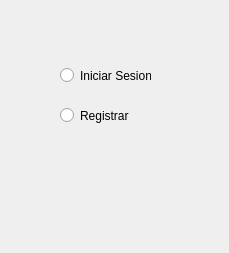
<?xml version="1.0" encoding="UTF-8"?>
<ui version="4.0">
 <class>unJugador</class>
 <widget class="QWidget" name="unJugador">
  <property name="geometry">
   <rect>
    <x>0</x>
    <y>0</y>
    <width>229</width>
    <height>253</height>
   </rect>
  </property>
  <property name="windowTitle">
   <string>Form</string>
  </property>
  <widget class="QRadioButton" name="ISesionButton">
   <property name="geometry">
    <rect>
     <x>60</x>
     <y>60</y>
     <width>91</width>
     <height>31</height>
    </rect>
   </property>
   <property name="text">
    <string>Iniciar Sesion</string>
   </property>
  </widget>
  <widget class="QRadioButton" name="RegistrarButton">
   <property name="geometry">
    <rect>
     <x>60</x>
     <y>100</y>
     <width>91</width>
     <height>31</height>
    </rect>
   </property>
   <property name="text">
    <string>Registrar</string>
   </property>
  </widget>
 </widget>
 <resources/>
 <connections/>
</ui>
